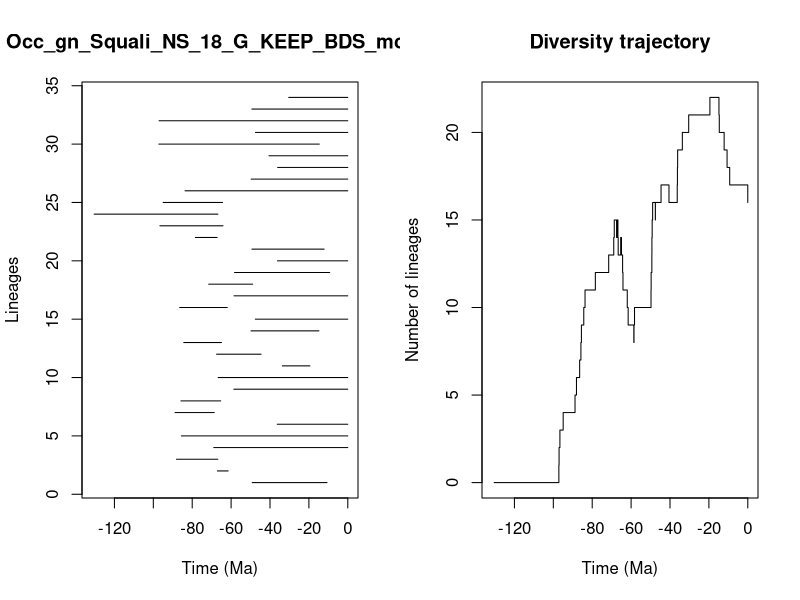

Recreate this plot in R.


pdf(file='../Results/Genus_NS/5_MA_bins_EP_FT/pyrate_mcmc_logs/Occ_gn_Squali_NS_18_G_KEEP_BDS_mcmc_LTT.pdf',width=0.6*20, height=0.6*10)
title = "Occ_gn_Squali_NS_18_G_KEEP_BDS_mcmc"
ts=c(49.16443165868229, 67.06643407507669,88.0952594363055,68.9256425761243,85.5574003871585,36.27992222544401,88.83913027595317,85.81268940890995,58.60565945096805,66.64653894009226,33.65371415185049,67.47385527451955,84.3404561260147,49.759992328801644,47.54598744151901,86.46108732453546,58.50989216493617,71.52815096231797,58.24346513555322,36.180355098837325,49.29715935140582,78.39211723366319,96.6124921437918,130.41975709299103,94.93582310468118,83.69020772985502,49.697345656613614,36.065760809886875,40.52631269541669,97.15234055852714,47.50925241734447,97.04274641241471,49.33384384023175,30.379551007474827)
te=c(10.648182662879915, 61.51360088711464,66.82861850000073,0.0,0.0,0.0,68.65876544392569,65.34969083228825,0.0,0.0,19.477106628637568,44.598225580341,64.94557448081981,14.822566231983311,0.0,61.97591339238021,0.0,48.92600845862758,9.295470721950085,0.0,12.158362163930086,67.16089332385424,64.17940379413399,66.7824177366707,64.3717744233597,0.0,0.0,0.0,0.0,14.655101568667211,0.0,0.0,0.0,0.0)
div_traj=c(0, 1,2,3,4,5,6,7,8,9,10,11,12,13,14,15,14,15,14,15,14,13,14,13,12,11,10,9,8,9,10,11,12,13,14,15,16,15,16,17,16,17,18,19,20,21,22,21,20,19,18,17,16)
time_events=c(130.41975709299103, 97.15234055852714,97.04274641241471,96.6124921437918,94.93582310468118,88.83913027595317,88.0952594363055,86.46108732453546,85.81268940890995,85.5574003871585,84.3404561260147,83.69020772985502,78.39211723366319,71.52815096231797,68.9256425761243,68.65876544392569,67.47385527451955,67.16089332385424,67.06643407507669,66.82861850000073,66.7824177366707,66.64653894009226,65.34969083228825,64.94557448081981,64.3717744233597,64.17940379413399,61.97591339238021,61.51360088711464,58.60565945096805,58.50989216493617,58.24346513555322,49.759992328801644,49.697345656613614,49.33384384023175,49.29715935140582,49.16443165868229,48.92600845862758,47.54598744151901,47.50925241734447,44.598225580341,40.52631269541669,36.27992222544401,36.180355098837325,36.065760809886875,33.65371415185049,30.379551007474827,19.477106628637568,14.822566231983311,14.655101568667211,12.158362163930086,10.648182662879915,9.295470721950085,0.0)
                par(mfrow=c(1,2))
                L = length(ts)
                plot(ts, 1:L , xlim=c(-max(ts)-1,0), pch=20, type="n", main=title,xlab="Time (Ma)",ylab="Lineages")
                for (i in 1:L){segments(x0=-te[i],y0=i,x1=-ts[i],y1=i)}    
                t = -time_events
                plot(div_traj ~ t,type="s", main = "Diversity trajectory",xlab="Time (Ma)",ylab="Number of lineages",xlim=c(-max(ts)-1,0))
                abline(v=c(65,200,251,367,445),lty=2,col="gray")
                
